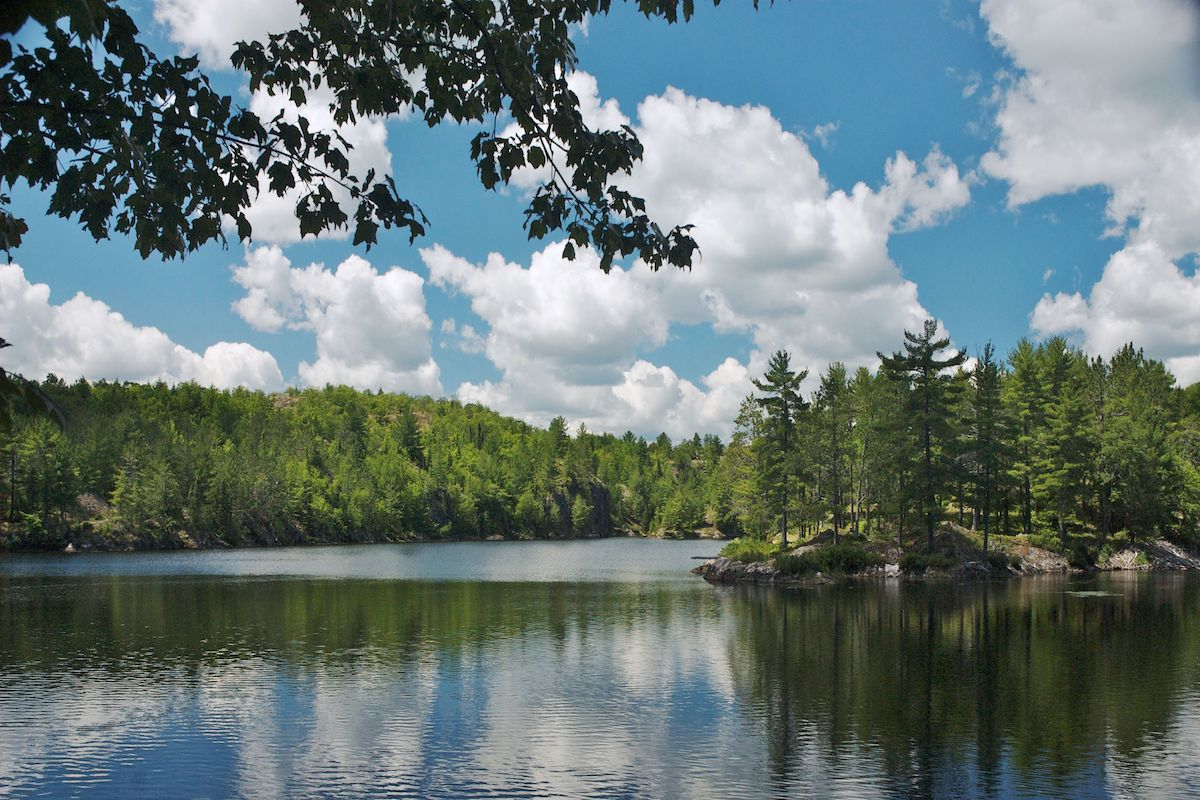
#> input picture Practicas/Practica 1/Alejandro/Input/lake.jpg, 1200 x 800 px, found by its file name
$ python ej5_Ecualizacion.py
#> lines starting #> are read from the running program, lines starting #| are printed output that depends on the picture
from cv2 import cv2 as cv
import numpy as np

img = cv.imread("Practica/Input/lake.jpg", 1)
#> img is the input picture: shape (800, 1200, 3); mean B, G, R 118.3, 119.7, 103.6

#Ecualización Conjunta
gris = cv.cvtColor(img, cv.COLOR_BGR2GRAY) #conversion gris
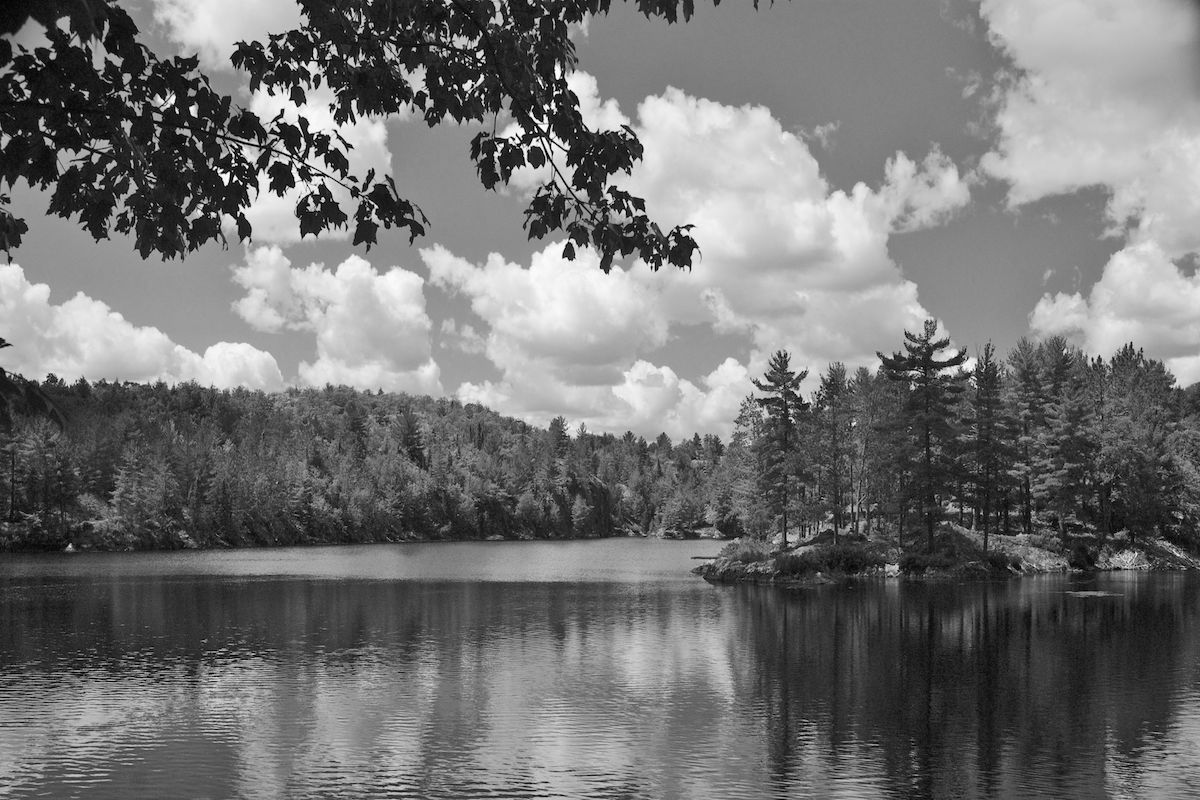
#> gris: shape (800, 1200); min 0, max 255, mean 114.7
hist = cv.calcHist(images = [gris],
                   channels = [0],
                   mask = None,
                   histSize = [256],
                   ranges = [0, 256])
#> hist = 256 values, max 12516 at index 129, min 14 at index 255, mean 3750

hist *= 255.0/cv.norm(hist, cv.NORM_L1)
#> hist = 256 values, max 3.32 at index 129, min 0.00372 at index 255, mean 0.996

# MAT CV_8UC1
lut = np.zeros((1, 256), dtype = "uint8")

acum = 0.0
for i in range (0,256):
    lut[0][i] = acum
    acum += hist[i]
#> this loop made 256 passes
#> acum on passes 1 to 3: [0.0539], [0.271], [0.491]
#> after the loop, acum = [255]

res = cv.LUT(img,lut)
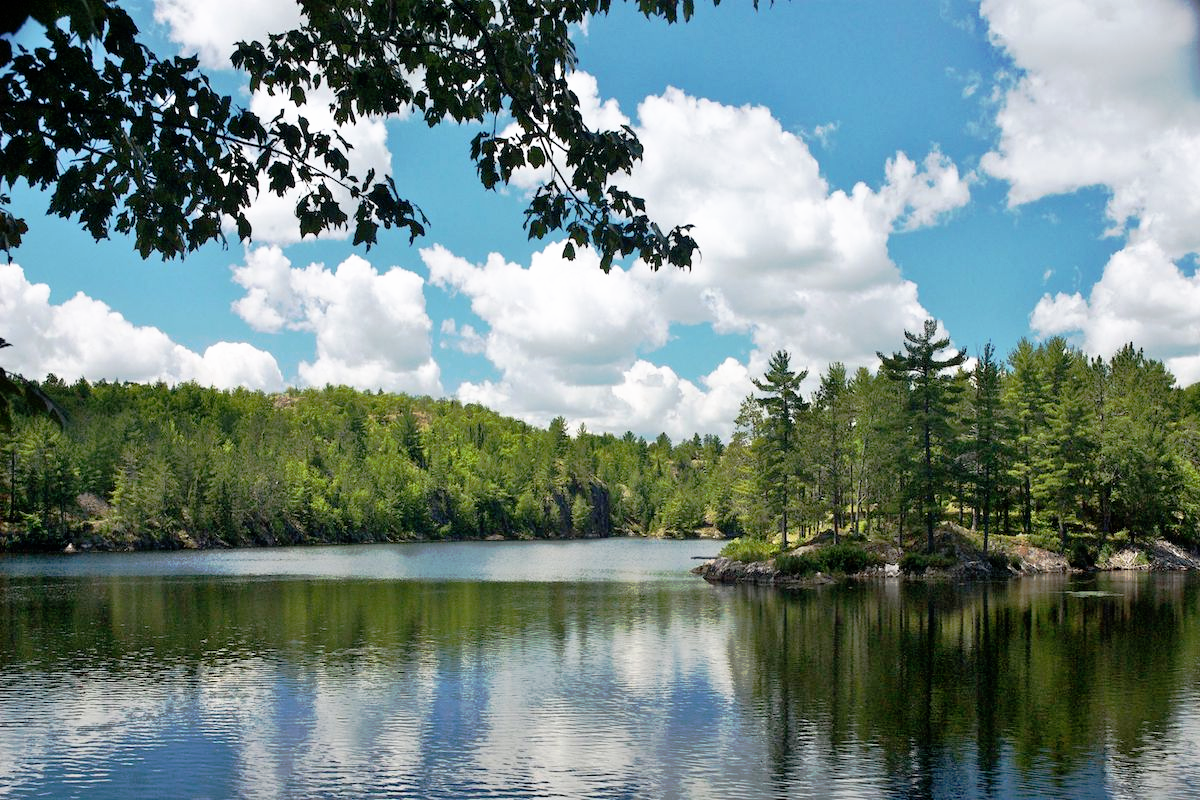
#> res: shape (800, 1200, 3); mean B, G, R 128.4, 133, 113.5

cv.imshow("Entrada", img)
cv.imshow("Ecualizada", res)
cv.waitKey(0)

$ run again, with Practicas/Practica 1/Alejandro/Input/clouds.jpg copied over Practicas/Practica 1/Alejandro/Input/lake.jpg
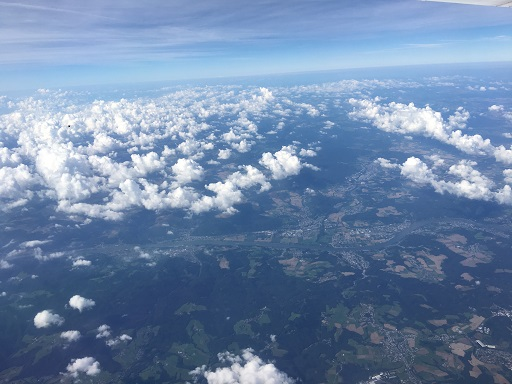
#> input picture Practicas/Practica 1/Alejandro/Input/clouds.jpg, 512 x 384 px, found by its file name
#> img is the input picture: shape (384, 512, 3); mean B, G, R 167.8, 134.4, 110.1
#> `gris = cv.cvtColor(img, cv.COLOR_BGR2GRAY)`:
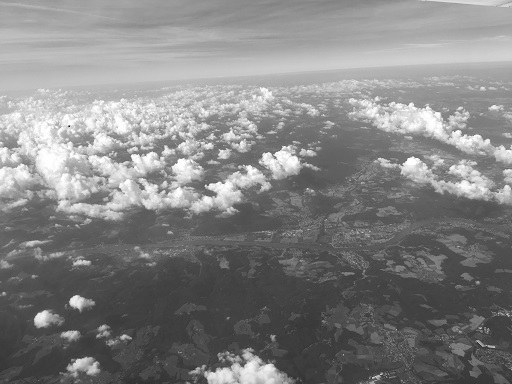
#> gris: shape (384, 512); min 2, max 255, mean 130.9
#> `hist = cv.calcHist(images = [gris], channels = [0], mask = None, histS..`: hist = 256 values, max 3215 at index 66, min 0 at index 0, mean 768
#> `hist *= 255.0/cv.norm(hist, cv.NORM_L1)`: hist = 256 values, max 4.17 at index 66, min 0 at index 0, mean 0.996
#> the loop `for i in range (0,256):` made 256 passes
#> acum on passes 1 to 3: [0], [0], [0.0013]
#> after the loop `for i in range (0,256):`: acum = [255]
#> `res = cv.LUT(img,lut)`:
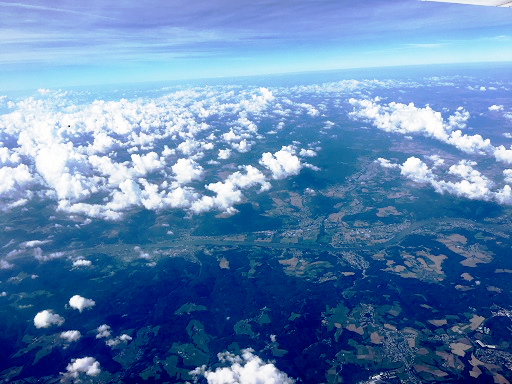
#> res: shape (384, 512, 3); mean B, G, R 177.5, 132, 94.1

$ run again, with Practicas/Practica 1/Alejandro/Input/field.jpg copied over Practicas/Practica 1/Alejandro/Input/lake.jpg
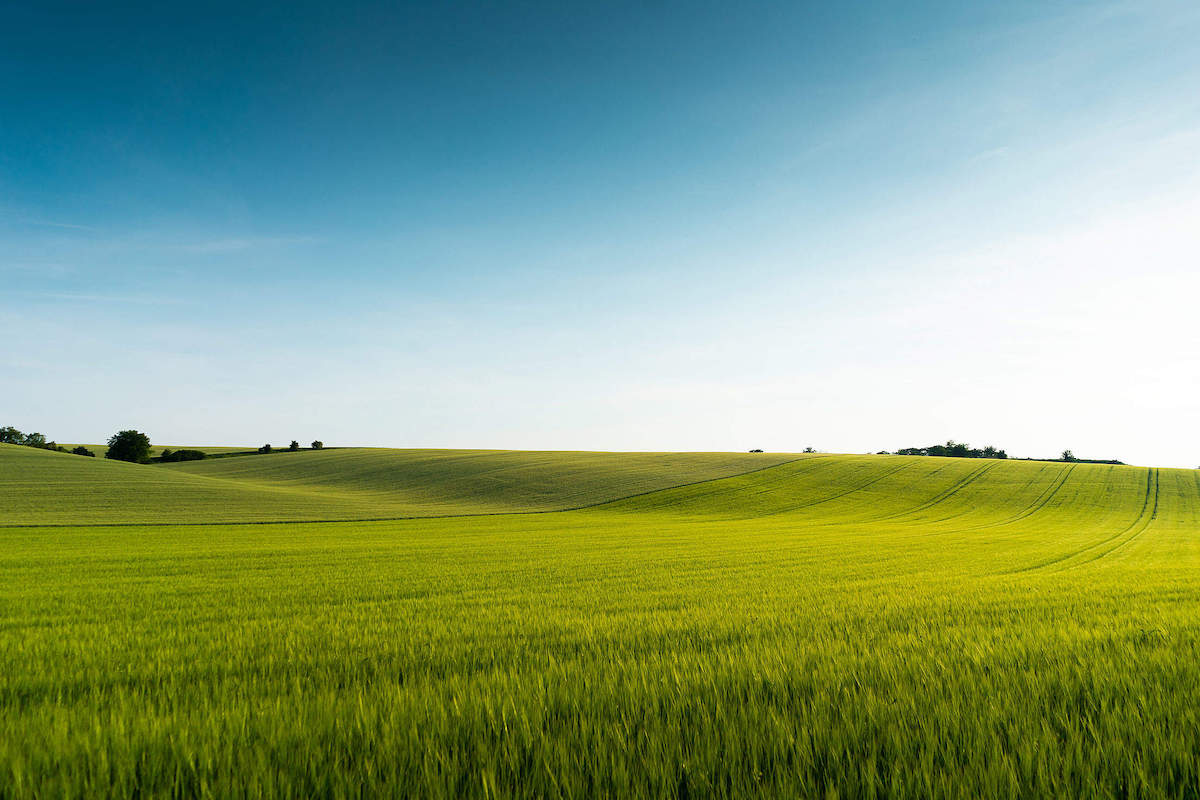
#> input picture Practicas/Practica 1/Alejandro/Input/field.jpg, 1200 x 800 px, found by its file name
#> img is the input picture: shape (800, 1200, 3); mean B, G, R 121.8, 158.2, 131.5
#> `gris = cv.cvtColor(img, cv.COLOR_BGR2GRAY)`:
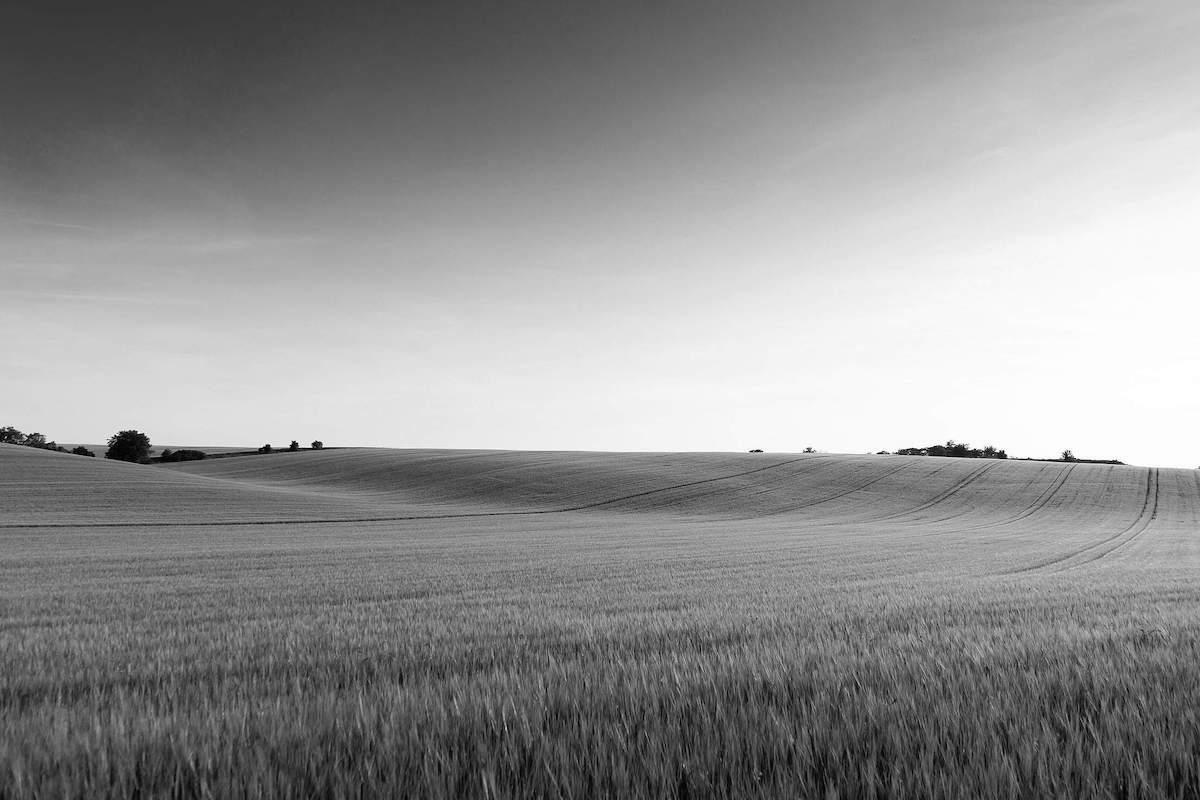
#> gris: shape (800, 1200); min 0, max 255, mean 146.1
#> `hist = cv.calcHist(images = [gris], channels = [0], mask = None, histS..`: hist = 256 values, max 22064 at index 253, min 11 at index 0, mean 3750
#> `hist *= 255.0/cv.norm(hist, cv.NORM_L1)`: hist = 256 values, max 5.86 at index 253, min 0.00292 at index 0, mean 0.996
#> the loop `for i in range (0,256):` made 256 passes
#> acum on passes 1 to 3: [0.00292], [0.0311], [0.0762]
#> after the loop `for i in range (0,256):`: acum = [255]
#> `res = cv.LUT(img,lut)`:
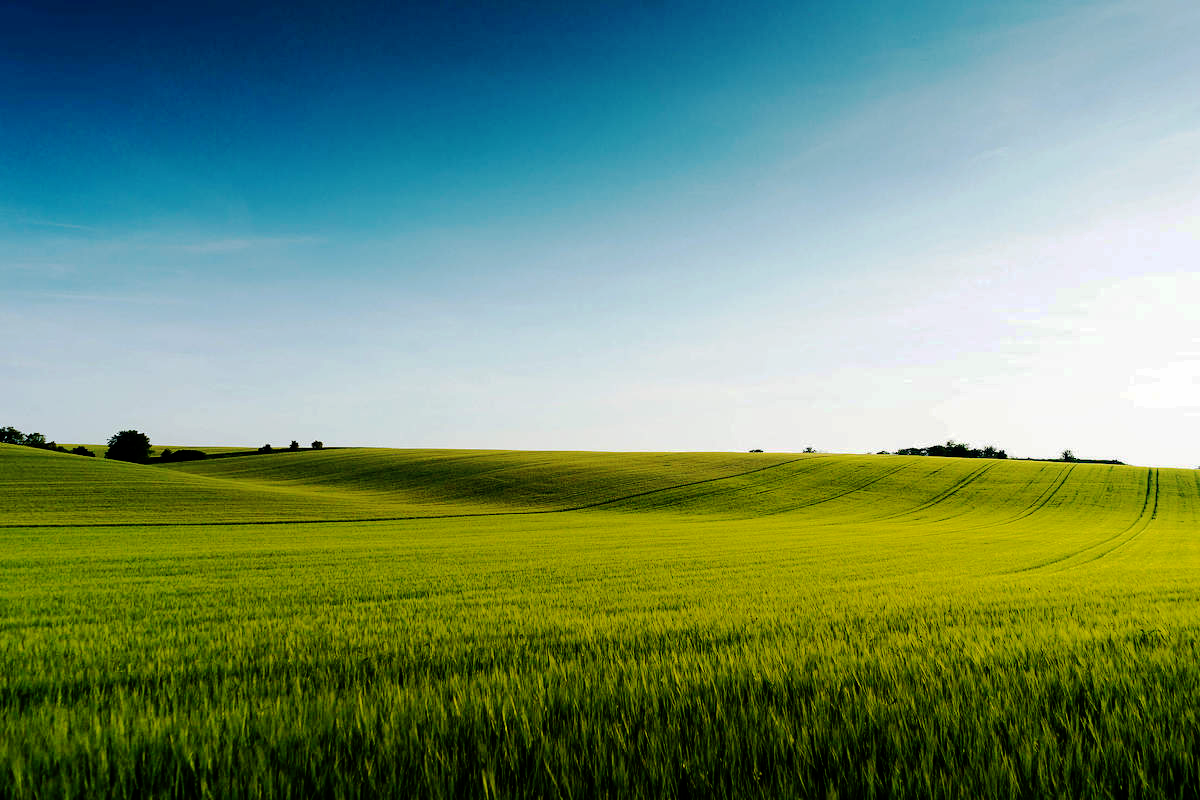
#> res: shape (800, 1200, 3); mean B, G, R 109.8, 141.6, 112.1
